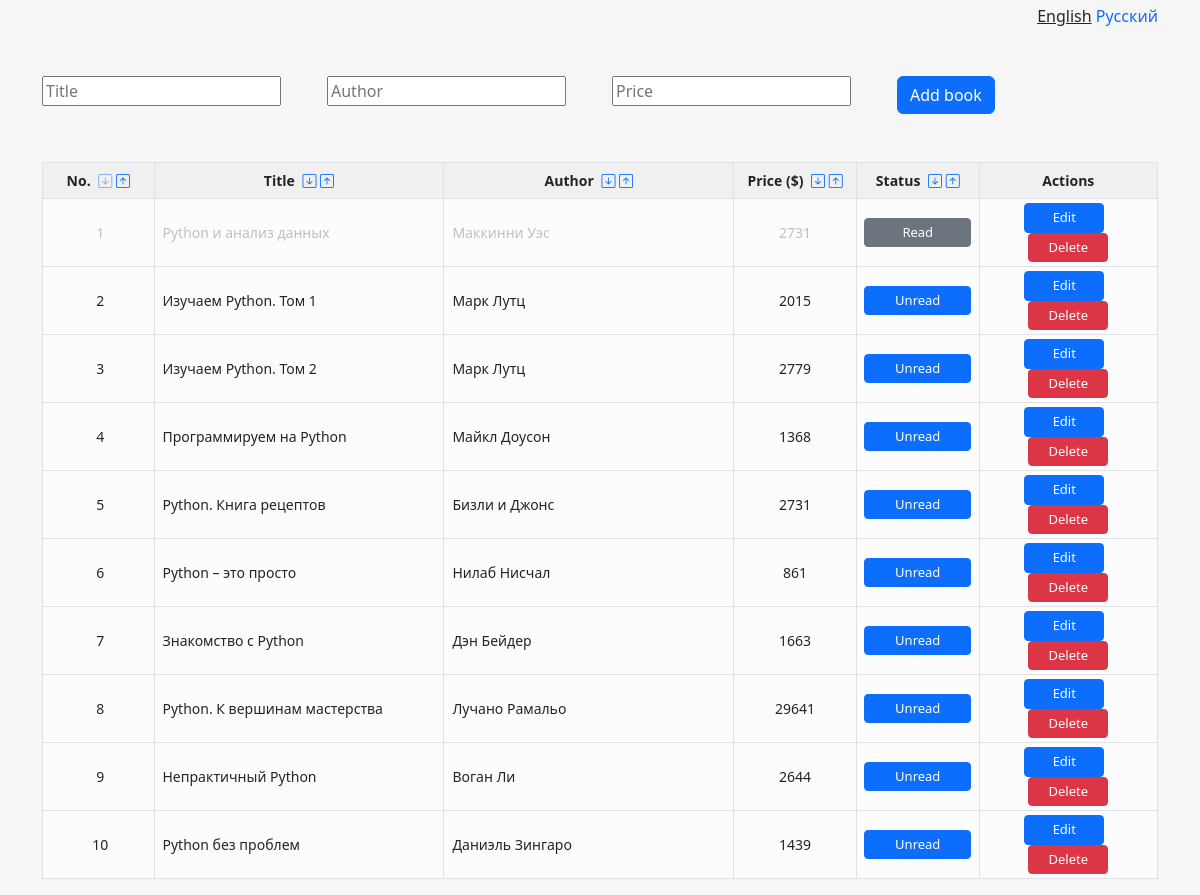
The page /en/ on the database its author committed.
### books/models.py (models this page shows, shortened)
class Book(models.Model):
    title = models.CharField(verbose_name=_('Title'), max_length=200)
    author = models.CharField(verbose_name=_('Author'), max_length=200)
    price = models.PositiveIntegerField(verbose_name=_('Price'), default=0)
    read = models.BooleanField(verbose_name=_('Read'), default=False)

### books/views.py (the view)
# urls.py: path("", book_list, name="book_list"),
@require_http_methods(['GET'])
def book_list(request):
    book_list = cache.get_or_set('cached_book_list', Book.objects.all())
    form = BookCreateForm(auto_id=False)
    return render(request, 'base.html', {'book_list': book_list, 'form': form})

### books/forms.py
class BookCreateForm(ModelForm):
    title  = CharField(label='qwerty', required=False, widget=TextInput(attrs={"class":"clrtxt", "placeholder":_("Title")}))
    author = CharField(required=False, widget=TextInput(attrs={"class":"clrtxt", "placeholder":_("Author")}))
    price  = CharField(required=False, widget=TextInput(attrs={"class":"clrtxt", "placeholder":_("Price")}))
    class Meta:
        model = Book
        fields = ['title', 'author', 'price']

### templates/base.html (shortened to what this page needs)
{% load i18n %}
{% load cache %}
{% load static %}
<!DOCTYPE html>
<html>
<head>
    <link href="https://cdn.jsdelivr.net/npm/bootstrap@5.2.2/dist/css/bootstrap.min.css" rel="stylesheet">
    <link rel="stylesheet" href="https://cdn.jsdelivr.net/npm/bootstrap-icons@1.10.3/font/bootstrap-icons.css">
    <link rel="stylesheet" href="{% static 'base.css' %}">
</head>
<body hx-headers='{"X-CSRFToken": "{{ csrf_token }}"}'>
    <div class="container">
        <div class="row text-end mt-1">
            <div class="col">
                {% get_current_language as LANGUAGE_CODE %}
                {% get_available_languages as LANGUAGES %}
                {% get_language_info_list for LANGUAGES as languages %}
                {% for language in languages %}
                    {% if language.code == LANGUAGE_CODE %}
                        <u>{{ language.name_local }}</u>
                    {% else %}
                        <a href="/{{ language.code }}/">{{ language.name_local }}</a>
                    {% endif %}
                {% endfor %}
            </div>
        </div>
        <div class="row mt-5">
            <div class="col">
                {% include "partial_create_book_form.html" %}
                <form class="form-inline">
                <table class="table table-bordered table-sm mt-5">
                {% cache 600 table_header LANGUAGE_CODE %}
		    {% trans "id" as id %}{% trans "title" as title %}
		    {% trans "author" as author %}{% trans "price" as price %}
                    {% trans "read" as read %}{% trans "ascend" as ascend %}
		    {% trans "descend" as descend %}
                    <thead>
                        <tr>
                            <th scope="col" style="width: 10%" class="text-center">
                                <small>
                                    {% trans "No." %}
                                    <a href=""
                                       hx-get="{% url 'book_list_sort' filter=id direction=ascend %}"
                                       hx-target="#book-list"
                                       hx-swap="innerHTML" >
                                        <i class="table-icon bi bi-arrow-down-square ms-1 {% trans 'id-ascend' %} disabled-button"></i>
                                    </a>
                                    <a href=""
                                       hx-get="{% url 'book_list_sort' filter=id direction=descend %}"
                                       hx-target="#book-list"
                                       hx-swap="innerHTML" >
                                        <i class="table-icon bi bi-arrow-up-square {% trans 'id-descend' %}"></i>
                                    </a>
                                </small>
                            </th>
                            <th scope="col" style="width: 26%" class="text-center">
                                <small>
                                    {% trans "Title" %}
                                    <a href=""
                                       hx-get="{% url 'book_list_sort' filter=title direction=ascend %}"
                                       hx-target="#book-list"
                                       hx-swap="innerHTML" >
                                        <i class="table-icon bi bi-arrow-down-square ms-1 {% trans 'title-ascend' %}"></i>
                                    </a>
                                    <a href=""
                                       hx-get="{% url 'book_list_sort' filter=title direction=descend %}"
                                       hx-target="#book-list"
                                       hx-swap="innerHTML" >
                                        <i class="table-icon bi bi-arrow-up-square {% trans 'title-descend' %}"></i>
                                    </a>
                                </small>
                            </th>
                            <th scope="col" style="width: 26%" class="text-center">
                                <small>
                                    {% trans "Author" %}
                                    <a href=""
                                       hx-get="{% url 'book_list_sort' filter=author direction=ascend %}"
                                       hx-target="#book-list"
                                       hx-swap="innerHTML" >
                                        <i class="table-icon bi bi-arrow-down-square ms-1 {% trans 'author-ascend' %}"></i>
                                    </a>
                                    <a href=""
                                       hx-get="{% url 'book_list_sort' filter=author direction=descend %}"
                                       hx-target="#book-list"
                                       hx-swap="innerHTML" >
                                        <i class="table-icon bi bi-arrow-up-square {% trans 'author-descend' %}"></i>
                                    </a>
                                </small>
                            </th>
                            <th scope="col" style="width: 11%" class="text-center">
                                <small>
                                    {% trans "Price ($)" %}
                                    <a href=""
                                       hx-get="{% url 'book_list_sort' filter=price direction=ascend %}"
                                       hx-target="#book-list"
                                       hx-swap="innerHTML" >
                                        <i class="table-icon bi bi-arrow-down-square ms-1 {% trans 'price-ascend' %}"></i>
                                    </a>
                                    <a href=""
                                       hx-get="{% url 'book_list_sort' filter=price direction=descend %}"
                                       hx-target="#book-list"
                                       hx-swap="innerHTML" >
                                        <i class="table-icon bi bi-arrow-up-square {% trans 'price-descend' %}"></i>
                                    </a>
                                </small>
                            </th>
                            <th scope="col" style="width: 11%" class="text-center">
                                <small>
                                    {% trans "Status" %}
                                    <a href=""
                                       hx-get="{% url 'book_list_sort' filter=read direction=descend %}"
                                       hx-target="#book-list"
                                       hx-swap="innerHTML" >
                                        <i class="table-icon bi bi-arrow-down-square ms-1 {% trans 'read-descend' %}"></i>
                                    </a>
                                    <a href=""
                                       hx-get="{% url 'book_list_sort' filter=read direction=ascend %}"
                                       hx-target="#book-list"
                                       hx-swap="innerHTML" >
                                        <i class="table-icon bi bi-arrow-up-square {% trans 'read-ascend' %}"></i>
                                    </a>
                                </small>
                            </th>
                            <th scope="col" style="width: 16%" class="text-center">
                                <small>
                                    {% trans "Actions" %}
                                </small>
                            </th>
                        </tr>
                    </thead>
                {% endcache %}
                    <tbody id="book-list">
                        {% include "partial_book_list.html" %}
                    </tbody>
                </table>
                </form>
            </div>
        </div>
    </div>
</body>
</html>

### templates/partial_create_book_form.html
{% load i18n %}
                <form class="form-inline">
                    <div class="row">
                        <div class="col">
                            {{ form.title }}
                        </div>
                        <div class="col">
                            {{ form.author }}
                        </div>
                        <div class="col">
                            {{ form.price }}
                        </div>
                        <div class="col">
                            <button type="submit"
                                    class="disbtn btn btn-primary"
                                    hx-post="{% url 'create_book' %}"
                                    hx-target="#book-list"
                                    hx-swap="beforeend" >
                                {% trans "Add book" %}
                            </button>
                        </div>
                    </div>
                </form>

### templates/partial_book_list.html
{% for book in book_list %}
    {% include "partial_book_detail.html" %}
{% endfor %}

### templates/partial_book_detail.html
{% load i18n %}
                        <tr class="{% if book.read %}grey-text{% endif %}">
                            <td class="align-middle text-center ps-2">
                                {{ book.id }}
                            </td>
                            <td class="align-middle ps-2">
                                {{ book.title }}
                            </td>
                            <td class="align-middle ps-2">
                                {{ book.author }}
                            </td>
                            <td  class="align-middle text-center">
                                {{ book.price }}
                            </td>
                            <td  class="align-middle text-center">
                                {% if not book.read %}
                                <button class="disbtn table-button status-button btn btn-primary btn-sm"
                                        hx-put="{% url 'update_book_status' book.id %}"
                                        hx-target="closest tr"
                                        hx-swap="outerHTML" >
                                    {% trans "Unread" %}
                                </button>
                                {% else %}
                                <button class="disbtn table-button status-button btn btn-secondary btn-sm"
                                        hx-put="{% url 'update_book_status' book.id %}"
                                        hx-target="closest tr"
                                        hx-swap="outerHTML" >
                                    {% trans "Read" %}
                                 </button>
                                {% endif %}
                            </td>
                            <td  class="align-middle text-center">
                                <button class="disbtn table-button any-button btn btn-primary btn-sm me-2"
                                        hx-put="{% url 'update_book_details' book.id %}"
                                        hx-target="closest tr"
                                        hx-swap="outerHTML" >
                                    {% trans "Edit" %}
                                </button>
                                <button class="disbtn table-button any-button btn btn-danger btn-sm"
                                        hx-delete="{% url 'delete_book' book.id %}"
                                        hx-target="closest tr"
                                        hx-swap="outerHTML"
                                        hx-confirm="{% trans 'Are you sure you wish to delete this book?' %}" >
                                    {% trans "Delete" %}
                                </button>
                            </td>
                        </tr>

### static/base.css (style rules this page uses)
body { background-color: rgb(246, 246, 246); }
thead { background-color: rgb(240, 240, 240); }
tbody { background-color: rgb(252, 252, 252); }
td { font-size: 14px; }
tr { line-height: 26px; min-height: 26px; height: 26px; }
a { text-decoration: none; }
.grey-text { color: rgb(192, 192, 192); }
.status-button { width: 107px; }
.any-button { width: 80px; }
.table-button { font-size: 13px; }
.disabled-button { opacity: 0.5; pointer-events: none; }

### rows shown on the page
Book: id "1", title "Python и анализ данных", author "Маккинни Уэс", price "2731"
Book: id "2", title "Изучаем Python. Том 1", author "Марк Лутц", price "2015"
Book: id "3", title "Изучаем Python. Том 2", author "Марк Лутц", price "2779"
Book: id "4", title "Программируем на Python", author "Майкл Доусон", price "1368"
Book: id "5", title "Python. Книга рецептов", author "Бизли и Джонс", price "2731"
Book: id "6", title "Python – это просто", author "Нилаб Нисчал", price "861"
Book: id "7", title "Знакомство с Python", author "Дэн Бейдер", price "1663"
Book: id "8", title "Python. К вершинам мастерства", author "Лучано Рамальо", price "29641"
Book: id "9", title "Непрактичный Python", author "Воган Ли", price "2644"
Book: id "10", title "Python без проблем", author "Даниэль Зингаро", price "1439"

### other values the page prints
{{ language.name_local }} "English"
{{ language.name_local }} "Русский"
